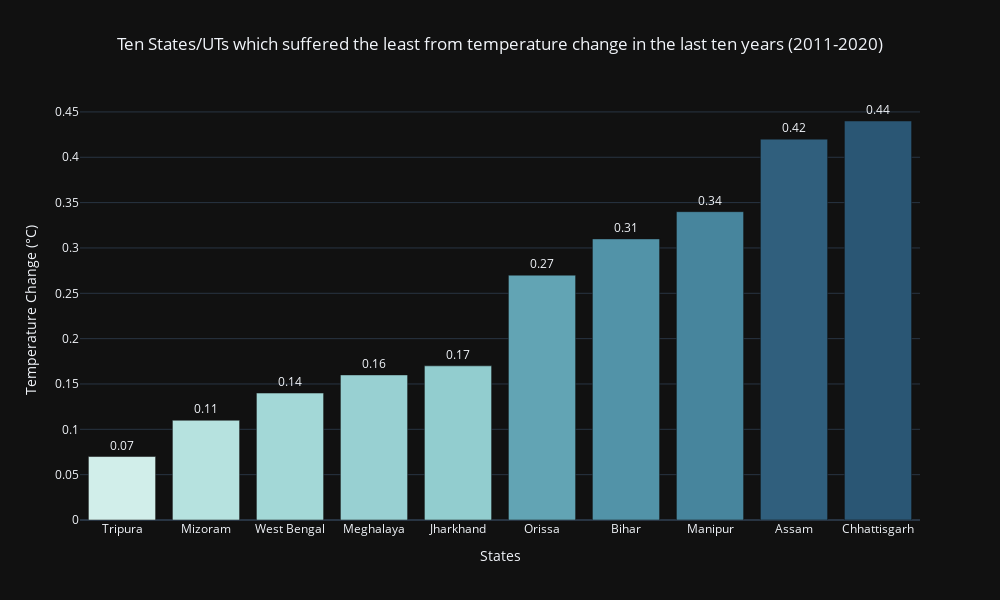

The cell this chart's notebook holds for it:
### Markdown cell above
#### Which states suffered the least in the recent years? ####

### Code cell
# Which ten states/UTs suffered the least from temperature change in the last ten years?

df_c= df[ (df.Period=='Annual') & (df.Year.between(2011,2020)) ][['States', 'temp_change']]
df_c= df_c.groupby('States').mean().round(2).nsmallest(10, 'temp_change')
df_c.reset_index(inplace=True)

fig= px.bar(df_c, x='States', y='temp_change', text_auto='.2f', 
            title= 'Ten States/UTs which suffered the least from temperature change in the last ten years (2011-2020)',
            color='temp_change',
            color_continuous_scale= 'teal'
           )

fig.update_layout(
    width=1000,
    height= 600,
    template='plotly_dark',
    coloraxis_showscale=False,
    title_x= 0.5

)
fig.update_traces(textposition='outside')
fig.update_yaxes( title='Temperature Change (°C)')

fig

### Figure 1 — Plotly figure (JSON) as saved in the notebook; plotly's stock layout.template omitted (floating-point values rounded to 4 significant figures)
{"data": [{"alignmentgroup": "True", "hovertemplate": "States=%{x}<br>temp_change=%{marker.color}<extra></extra>", "legendgroup": "", "marker": {"color": [0.07, 0.11, 0.14, 0.16, 0.17, 0.27, 0.31, 0.34, 0.42, 0.44], "coloraxis": "coloraxis", "pattern": {"shape": ""}}, "name": "", "offsetgroup": "", "orientation": "v", "showlegend": false, "textposition": "outside", "texttemplate": "%{y:.2f}", "type": "bar", "x": ["Tripura", "Mizoram", "West Bengal", "Meghalaya", "Jharkhand", "Orissa", "Bihar", "Manipur", "Assam", "Chhattisgarh"], "xaxis": "x", "y": [0.07, 0.11, 0.14, 0.16, 0.17, 0.27, 0.31, 0.34, 0.42, 0.44], "yaxis": "y"}], "layout": {"barmode": "relative", "coloraxis": {"colorbar": {"title": {"text": "temp_change"}}, "colorscale": [[0, "rgb(209, 238, 234)"], [0.1667, "rgb(168, 219, 217)"], [0.3333, "rgb(133, 196, 201)"], [0.5, "rgb(104, 171, 184)"], [0.6667, "rgb(79, 144, 166)"], [0.8333, "rgb(59, 115, 143)"], [1, "rgb(42, 86, 116)"]], "showscale": false}, "height": 600, "legend": {"tracegroupgap": 0}, "title": {"text": "Ten States/UTs which suffered the least from temperature change in the last ten years (2011-2020)", "x": 0.5}, "width": 1000, "xaxis": {"anchor": "y", "domain": [0, 1], "title": {"text": "States"}}, "yaxis": {"anchor": "x", "domain": [0, 1], "title": {"text": "Temperature Change (°C)"}}}}
